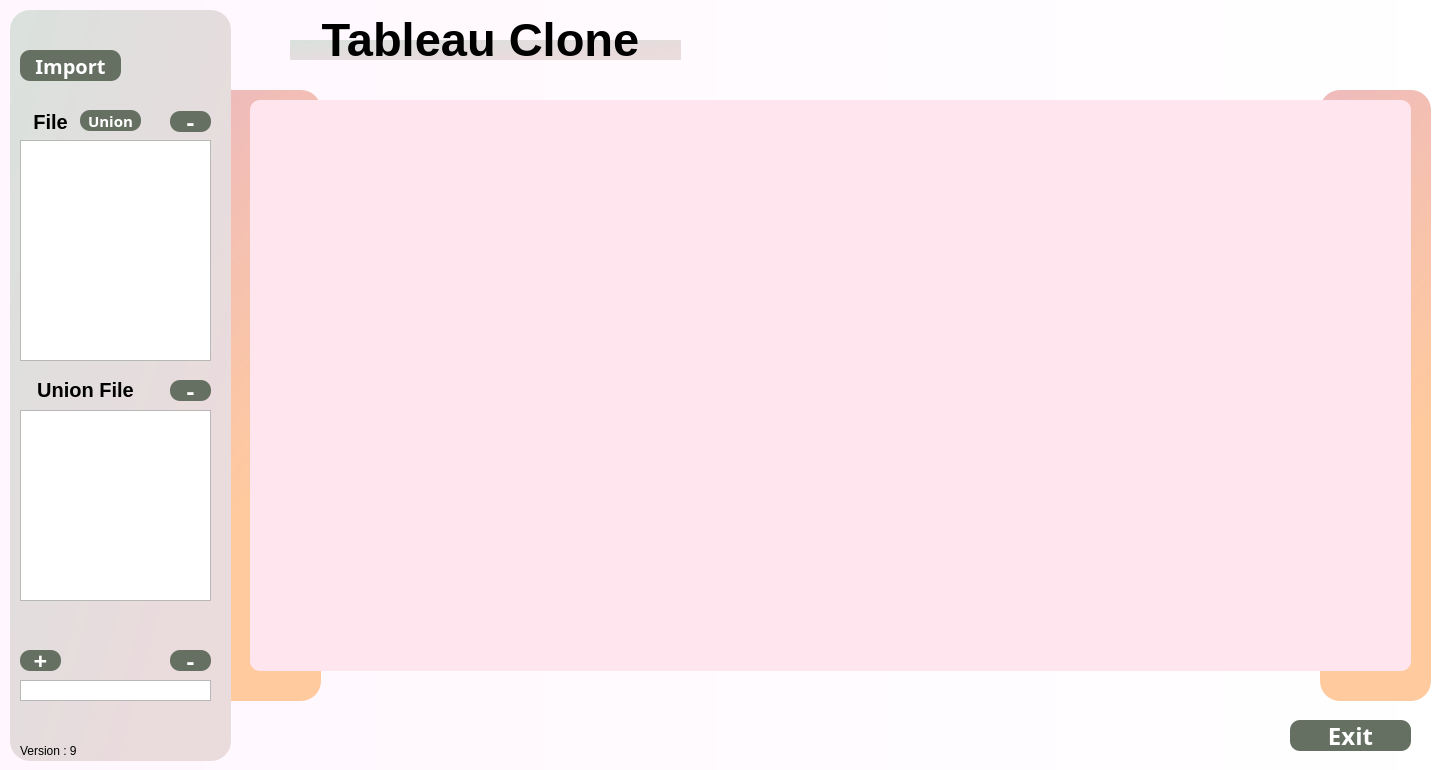
<?xml version="1.0" encoding="UTF-8"?>
<ui version="4.0">
 <class>Form</class>
 <widget class="QWidget" name="Form">
  <property name="geometry">
   <rect>
    <x>0</x>
    <y>0</y>
    <width>1445</width>
    <height>770</height>
   </rect>
  </property>
  <property name="minimumSize">
   <size>
    <width>1445</width>
    <height>770</height>
   </size>
  </property>
  <property name="maximumSize">
   <size>
    <width>1445</width>
    <height>770</height>
   </size>
  </property>
  <property name="windowTitle">
   <string>Form</string>
  </property>
  <widget class="QLabel" name="bg_2">
   <property name="geometry">
    <rect>
     <x>-50</x>
     <y>-10</y>
     <width>1531</width>
     <height>841</height>
    </rect>
   </property>
   <property name="minimumSize">
    <size>
     <width>861</width>
     <height>721</height>
    </size>
   </property>
   <property name="font">
    <font>
     <weight>75</weight>
     <bold>true</bold>
    </font>
   </property>
   <property name="styleSheet">
    <string notr="true">background :qlineargradient(spread:pad, x1:0, y1:0, x2:1, y2:0, stop:0 rgba(255, 246, 254, 255), stop:1 rgba(255, 255, 255, 255));border-radius : 20;</string>
   </property>
   <property name="text">
    <string/>
   </property>
  </widget>
  <widget class="QPushButton" name="Import_bt">
   <property name="geometry">
    <rect>
     <x>20</x>
     <y>50</y>
     <width>101</width>
     <height>31</height>
    </rect>
   </property>
   <property name="font">
    <font>
     <family>OCR A Extended</family>
     <pointsize>15</pointsize>
     <weight>75</weight>
     <bold>true</bold>
    </font>
   </property>
   <property name="styleSheet">
    <string notr="true">QPushButton{
background-color:rgb(102, 112, 98);
border-radius : 10px;
color:white}</string>
   </property>
   <property name="text">
    <string>Import</string>
   </property>
  </widget>
  <widget class="QTableView" name="tableView">
   <property name="geometry">
    <rect>
     <x>250</x>
     <y>100</y>
     <width>1161</width>
     <height>571</height>
    </rect>
   </property>
   <property name="maximumSize">
    <size>
     <width>16777215</width>
     <height>16777215</height>
    </size>
   </property>
   <property name="styleSheet">
    <string notr="true">background :rgb(255, 229, 237) ;border-radius : 10;
</string>
   </property>
  </widget>
  <widget class="QLabel" name="label_login">
   <property name="geometry">
    <rect>
     <x>290</x>
     <y>10</y>
     <width>381</width>
     <height>61</height>
    </rect>
   </property>
   <property name="font">
    <font>
     <pointsize>17</pointsize>
    </font>
   </property>
   <property name="whatsThis">
    <string>&lt;html&gt;&lt;head/&gt;&lt;body&gt;&lt;p&gt;&lt;span style=&quot; font-size:10pt;&quot;&gt;LOGIN&lt;/span&gt;&lt;/p&gt;&lt;p&gt;&lt;br/&gt;&lt;/p&gt;&lt;/body&gt;&lt;/html&gt;</string>
   </property>
   <property name="text">
    <string>&lt;html&gt;&lt;head/&gt;&lt;body&gt;&lt;p align=&quot;center&quot;&gt;&lt;span style=&quot; font-family:'OCR A Extended'; font-size:35pt; font-weight:600;&quot;&gt;Tableau Clone&lt;/span&gt;&lt;/p&gt;&lt;/body&gt;&lt;/html&gt;</string>
   </property>
  </widget>
  <widget class="QPushButton" name="Ex_bt">
   <property name="geometry">
    <rect>
     <x>1290</x>
     <y>720</y>
     <width>121</width>
     <height>31</height>
    </rect>
   </property>
   <property name="font">
    <font>
     <family>OCR A Extended</family>
     <pointsize>18</pointsize>
     <weight>75</weight>
     <bold>true</bold>
    </font>
   </property>
   <property name="styleSheet">
    <string notr="true">QPushButton{
background-color:rgb(102, 112, 98);
border-radius : 10px;
color:white}</string>
   </property>
   <property name="text">
    <string>Exit</string>
   </property>
  </widget>
  <widget class="QPushButton" name="add_bt">
   <property name="geometry">
    <rect>
     <x>20</x>
     <y>650</y>
     <width>41</width>
     <height>21</height>
    </rect>
   </property>
   <property name="font">
    <font>
     <family>OCR A Extended</family>
     <pointsize>18</pointsize>
     <weight>75</weight>
     <bold>true</bold>
    </font>
   </property>
   <property name="styleSheet">
    <string notr="true">QPushButton{
background-color:rgb(102, 112, 98);
border-radius : 10px;
color:white}</string>
   </property>
   <property name="text">
    <string>+</string>
   </property>
  </widget>
  <widget class="QLabel" name="label">
   <property name="geometry">
    <rect>
     <x>20</x>
     <y>740</y>
     <width>71</width>
     <height>21</height>
    </rect>
   </property>
   <property name="text">
    <string>Version : 9 </string>
   </property>
  </widget>
  <widget class="QListWidget" name="list_sheet">
   <property name="geometry">
    <rect>
     <x>20</x>
     <y>680</y>
     <width>191</width>
     <height>21</height>
    </rect>
   </property>
   <property name="font">
    <font>
     <family>Tw Cen MT Condensed</family>
     <pointsize>14</pointsize>
     <weight>50</weight>
     <bold>false</bold>
    </font>
   </property>
  </widget>
  <widget class="QPushButton" name="del_bt">
   <property name="geometry">
    <rect>
     <x>170</x>
     <y>650</y>
     <width>41</width>
     <height>21</height>
    </rect>
   </property>
   <property name="font">
    <font>
     <family>OCR A Extended</family>
     <pointsize>18</pointsize>
     <weight>75</weight>
     <bold>true</bold>
    </font>
   </property>
   <property name="styleSheet">
    <string notr="true">QPushButton{
background-color:rgb(102, 112, 98);
border-radius : 10px;
color:white}</string>
   </property>
   <property name="text">
    <string>-</string>
   </property>
  </widget>
  <widget class="QListWidget" name="list_union">
   <property name="geometry">
    <rect>
     <x>20</x>
     <y>410</y>
     <width>191</width>
     <height>191</height>
    </rect>
   </property>
   <property name="font">
    <font>
     <family>Tw Cen MT Condensed</family>
     <pointsize>14</pointsize>
     <weight>50</weight>
     <bold>false</bold>
    </font>
   </property>
  </widget>
  <widget class="QListWidget" name="list_file">
   <property name="geometry">
    <rect>
     <x>20</x>
     <y>140</y>
     <width>191</width>
     <height>221</height>
    </rect>
   </property>
   <property name="font">
    <font>
     <family>Tw Cen MT Condensed</family>
     <pointsize>14</pointsize>
     <weight>50</weight>
     <bold>false</bold>
    </font>
   </property>
  </widget>
  <widget class="QLabel" name="bg_3">
   <property name="geometry">
    <rect>
     <x>210</x>
     <y>90</y>
     <width>111</width>
     <height>611</height>
    </rect>
   </property>
   <property name="font">
    <font>
     <weight>75</weight>
     <bold>true</bold>
    </font>
   </property>
   <property name="styleSheet">
    <string notr="true">background :qlineargradient(spread:pad, x1:0.420091, y1:0.988, x2:0.198636, y2:0, stop:0.3125 rgba(255, 202, 158, 255), stop:1 rgba(239, 187, 187, 255));border-radius : 20;</string>
   </property>
   <property name="text">
    <string/>
   </property>
  </widget>
  <widget class="QLabel" name="bg_4">
   <property name="geometry">
    <rect>
     <x>10</x>
     <y>10</y>
     <width>221</width>
     <height>751</height>
    </rect>
   </property>
   <property name="font">
    <font>
     <weight>75</weight>
     <bold>true</bold>
    </font>
   </property>
   <property name="styleSheet">
    <string notr="true">background :qlineargradient(spread:pad, x1:0, y1:0, x2:0.784091, y2:0.733, stop:0 rgba(218, 225, 221, 255), stop:1 rgba(234, 219, 221, 255));border-radius : 20;</string>
   </property>
   <property name="text">
    <string/>
   </property>
  </widget>
  <widget class="QLabel" name="bg_5">
   <property name="geometry">
    <rect>
     <x>290</x>
     <y>40</y>
     <width>391</width>
     <height>20</height>
    </rect>
   </property>
   <property name="font">
    <font>
     <weight>75</weight>
     <bold>true</bold>
    </font>
   </property>
   <property name="styleSheet">
    <string notr="true">background :qlineargradient(spread:pad, x1:0, y1:0, x2:0.784091, y2:0.733, stop:0 rgba(218, 225, 221, 255), stop:1 rgba(234, 219, 221, 255));border-radius : 1;</string>
   </property>
   <property name="text">
    <string/>
   </property>
  </widget>
  <widget class="QLabel" name="bg_6">
   <property name="geometry">
    <rect>
     <x>1320</x>
     <y>90</y>
     <width>111</width>
     <height>611</height>
    </rect>
   </property>
   <property name="font">
    <font>
     <weight>75</weight>
     <bold>true</bold>
    </font>
   </property>
   <property name="styleSheet">
    <string notr="true">background :qlineargradient(spread:pad, x1:0.420091, y1:0.988, x2:0.198636, y2:0, stop:0.3125 rgba(255, 202, 158, 255), stop:1 rgba(239, 187, 187, 255));border-radius : 20;</string>
   </property>
   <property name="text">
    <string/>
   </property>
  </widget>
  <widget class="QLabel" name="label_login_2">
   <property name="geometry">
    <rect>
     <x>20</x>
     <y>110</y>
     <width>61</width>
     <height>21</height>
    </rect>
   </property>
   <property name="font">
    <font>
     <pointsize>16</pointsize>
    </font>
   </property>
   <property name="whatsThis">
    <string>&lt;html&gt;&lt;head/&gt;&lt;body&gt;&lt;p&gt;&lt;span style=&quot; font-size:10pt;&quot;&gt;LOGIN&lt;/span&gt;&lt;/p&gt;&lt;p&gt;&lt;br/&gt;&lt;/p&gt;&lt;/body&gt;&lt;/html&gt;</string>
   </property>
   <property name="text">
    <string>&lt;html&gt;&lt;head/&gt;&lt;body&gt;&lt;p align=&quot;center&quot;&gt;&lt;span style=&quot; font-family:'OCR A Extended'; font-size:15pt; font-weight:600;&quot;&gt;File&lt;/span&gt;&lt;/p&gt;&lt;/body&gt;&lt;/html&gt;</string>
   </property>
  </widget>
  <widget class="QLabel" name="label_login_3">
   <property name="geometry">
    <rect>
     <x>10</x>
     <y>370</y>
     <width>151</width>
     <height>41</height>
    </rect>
   </property>
   <property name="font">
    <font>
     <pointsize>16</pointsize>
    </font>
   </property>
   <property name="whatsThis">
    <string>&lt;html&gt;&lt;head/&gt;&lt;body&gt;&lt;p&gt;&lt;span style=&quot; font-size:10pt;&quot;&gt;LOGIN&lt;/span&gt;&lt;/p&gt;&lt;p&gt;&lt;br/&gt;&lt;/p&gt;&lt;/body&gt;&lt;/html&gt;</string>
   </property>
   <property name="text">
    <string>&lt;html&gt;&lt;head/&gt;&lt;body&gt;&lt;p align=&quot;center&quot;&gt;&lt;span style=&quot; font-family:'OCR A Extended'; font-size:15pt; font-weight:600;&quot;&gt;Union File&lt;/span&gt;&lt;/p&gt;&lt;/body&gt;&lt;/html&gt;</string>
   </property>
  </widget>
  <widget class="QPushButton" name="union_bt">
   <property name="geometry">
    <rect>
     <x>80</x>
     <y>110</y>
     <width>61</width>
     <height>21</height>
    </rect>
   </property>
   <property name="font">
    <font>
     <family>OCR A Extended</family>
     <pointsize>11</pointsize>
     <weight>75</weight>
     <bold>true</bold>
    </font>
   </property>
   <property name="styleSheet">
    <string notr="true">QPushButton{
background-color:rgb(102, 112, 98);
border-radius : 10px;
color:white}</string>
   </property>
   <property name="text">
    <string>Union</string>
   </property>
  </widget>
  <widget class="QPushButton" name="del_file_bt">
   <property name="geometry">
    <rect>
     <x>170</x>
     <y>111</y>
     <width>41</width>
     <height>21</height>
    </rect>
   </property>
   <property name="font">
    <font>
     <family>OCR A Extended</family>
     <pointsize>18</pointsize>
     <weight>75</weight>
     <bold>true</bold>
    </font>
   </property>
   <property name="styleSheet">
    <string notr="true">QPushButton{
background-color:rgb(102, 112, 98);
border-radius : 10px;
color:white}</string>
   </property>
   <property name="text">
    <string>-</string>
   </property>
  </widget>
  <widget class="QPushButton" name="del_union_bt">
   <property name="geometry">
    <rect>
     <x>170</x>
     <y>380</y>
     <width>41</width>
     <height>21</height>
    </rect>
   </property>
   <property name="font">
    <font>
     <family>OCR A Extended</family>
     <pointsize>18</pointsize>
     <weight>75</weight>
     <bold>true</bold>
    </font>
   </property>
   <property name="styleSheet">
    <string notr="true">QPushButton{
background-color:rgb(102, 112, 98);
border-radius : 10px;
color:white}</string>
   </property>
   <property name="text">
    <string>-</string>
   </property>
  </widget>
  <zorder>bg_2</zorder>
  <zorder>bg_6</zorder>
  <zorder>bg_3</zorder>
  <zorder>bg_4</zorder>
  <zorder>Import_bt</zorder>
  <zorder>tableView</zorder>
  <zorder>Ex_bt</zorder>
  <zorder>add_bt</zorder>
  <zorder>label</zorder>
  <zorder>list_sheet</zorder>
  <zorder>del_bt</zorder>
  <zorder>list_union</zorder>
  <zorder>list_file</zorder>
  <zorder>bg_5</zorder>
  <zorder>label_login</zorder>
  <zorder>label_login_2</zorder>
  <zorder>label_login_3</zorder>
  <zorder>union_bt</zorder>
  <zorder>del_file_bt</zorder>
  <zorder>del_union_bt</zorder>
 </widget>
 <resources/>
 <connections/>
</ui>
